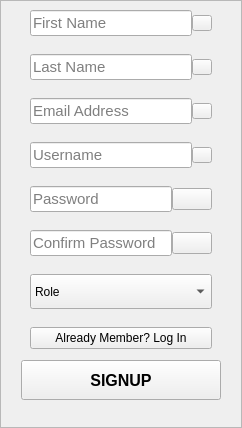
                    <widget class="QWidget" name="page_signup">
                     <layout class="QVBoxLayout" name="verticalLayout_18">
                      <property name="leftMargin">
                       <number>0</number>
                      </property>
                      <property name="topMargin">
                       <number>0</number>
                      </property>
                      <property name="rightMargin">
                       <number>0</number>
                      </property>
                      <property name="bottomMargin">
                       <number>0</number>
                      </property>
                      <item>
                       <widget class="QFrame" name="signup_frame">
                        <property name="styleSheet">
                         <string notr="true">PpagesFrameStyle</string>
                        </property>
                        <property name="frameShape">
                         <enum>QFrame::StyledPanel</enum>
                        </property>
                        <property name="frameShadow">
                         <enum>QFrame::Raised</enum>
                        </property>
                        <layout class="QVBoxLayout" name="verticalLayout_27">
                         <property name="bottomMargin">
                          <number>9</number>
                         </property>
                         <item>
                          <layout class="QVBoxLayout" name="verticalLayout_28">
                           <property name="spacing">
                            <number>18</number>
                           </property>
                           <property name="leftMargin">
                            <number>20</number>
                           </property>
                           <property name="rightMargin">
                            <number>20</number>
                           </property>
                           <item>
                            <layout class="QHBoxLayout" name="horizontalLayout_19">
                             <property name="spacing">
                              <number>0</number>
                             </property>
                             <item>
                              <widget class="QLineEdit" name="signup_firstname_lineedit">
                               <property name="minimumSize">
                                <size>
                                 <width>0</width>
                                 <height>0</height>
                                </size>
                               </property>
                               <property name="maximumSize">
                                <size>
                                 <width>16777215</width>
                                 <height>16777215</height>
                                </size>
                               </property>
                               <property name="font">
                                <font>
                                 <pointsize>11</pointsize>
                                </font>
                               </property>
                               <property name="text">
                                <string/>
                               </property>
                               <property name="placeholderText">
                                <string>First Name</string>
                               </property>
                              </widget>
                             </item>
                             <item>
                              <widget class="QPushButton" name="signup_temp_btn_1">
                               <property name="sizePolicy">
                                <sizepolicy hsizetype="Fixed" vsizetype="Fixed">
                                 <horstretch>0</horstretch>
                                 <verstretch>0</verstretch>
                                </sizepolicy>
                               </property>
                               <property name="minimumSize">
                                <size>
                                 <width>20</width>
                                 <height>16</height>
                                </size>
                               </property>
                               <property name="maximumSize">
                                <size>
                                 <width>20</width>
                                 <height>16</height>
                                </size>
                               </property>
                               <property name="styleSheet">
                                <string notr="true">PtempPushButtonStyle</string>
                               </property>
                               <property name="text">
                                <string/>
                               </property>
                              </widget>
                             </item>
                            </layout>
                           </item>
                           <item>
                            <layout class="QHBoxLayout" name="horizontalLayout_20">
                             <property name="spacing">
                              <number>0</number>
                             </property>
                             <item>
                              <widget class="QLineEdit" name="signup_lastname_lineedit">
                               <property name="minimumSize">
                                <size>
                                 <width>0</width>
                                 <height>0</height>
                                </size>
                               </property>
                               <property name="maximumSize">
                                <size>
                                 <width>16777215</width>
                                 <height>16777215</height>
                                </size>
                               </property>
                               <property name="font">
                                <font>
                                 <pointsize>11</pointsize>
                                </font>
                               </property>
                               <property name="text">
                                <string/>
                               </property>
                               <property name="placeholderText">
                                <string>Last Name</string>
                               </property>
                              </widget>
                             </item>
                             <item>
                              <widget class="QPushButton" name="signup_temp_btn_2">
                               <property name="sizePolicy">
                                <sizepolicy hsizetype="Fixed" vsizetype="Fixed">
                                 <horstretch>0</horstretch>
                                 <verstretch>0</verstretch>
                                </sizepolicy>
                               </property>
                               <property name="minimumSize">
                                <size>
                                 <width>20</width>
                                 <height>16</height>
                                </size>
                               </property>
                               <property name="maximumSize">
                                <size>
                                 <width>20</width>
                                 <height>16</height>
                                </size>
                               </property>
                               <property name="styleSheet">
                                <string notr="true">PtempPushButtonStyle</string>
                               </property>
                               <property name="text">
                                <string/>
                               </property>
                              </widget>
                             </item>
                            </layout>
                           </item>
                           <item>
                            <layout class="QHBoxLayout" name="horizontalLayout_17">
                             <property name="spacing">
                              <number>0</number>
                             </property>
                             <item>
                              <widget class="QLineEdit" name="signup_email_lineedit">
                               <property name="minimumSize">
                                <size>
                                 <width>0</width>
                                 <height>0</height>
                                </size>
                               </property>
                               <property name="maximumSize">
                                <size>
                                 <width>16777215</width>
                                 <height>16777215</height>
                                </size>
                               </property>
                               <property name="font">
                                <font>
                                 <pointsize>11</pointsize>
                                </font>
                               </property>
                               <property name="placeholderText">
                                <string>Email Address</string>
                               </property>
                              </widget>
                             </item>
                             <item>
                              <widget class="QPushButton" name="signup_temp_btn_3">
                               <property name="sizePolicy">
                                <sizepolicy hsizetype="Fixed" vsizetype="Fixed">
                                 <horstretch>0</horstretch>
                                 <verstretch>0</verstretch>
                                </sizepolicy>
                               </property>
                               <property name="minimumSize">
                                <size>
                                 <width>20</width>
                                 <height>16</height>
                                </size>
                               </property>
                               <property name="maximumSize">
                                <size>
                                 <width>20</width>
                                 <height>16</height>
                                </size>
                               </property>
                               <property name="styleSheet">
                                <string notr="true">PtempPushButtonStyle</string>
                               </property>
                               <property name="text">
                                <string/>
                               </property>
                              </widget>
                             </item>
                            </layout>
                           </item>
                           <item>
                            <layout class="QHBoxLayout" name="horizontalLayout_14">
                             <property name="spacing">
                              <number>0</number>
                             </property>
                             <item>
                              <widget class="QLineEdit" name="signup_username_lineEdit">
                               <property name="minimumSize">
                                <size>
                                 <width>0</width>
                                 <height>0</height>
                                </size>
                               </property>
                               <property name="maximumSize">
                                <size>
                                 <width>16777215</width>
                                 <height>16777215</height>
                                </size>
                               </property>
                               <property name="font">
                                <font>
                                 <pointsize>11</pointsize>
                                </font>
                               </property>
                               <property name="placeholderText">
                                <string>Username</string>
                               </property>
                              </widget>
                             </item>
                             <item>
                              <widget class="QPushButton" name="signup_temp_btn_4">
                               <property name="sizePolicy">
                                <sizepolicy hsizetype="Fixed" vsizetype="Fixed">
                                 <horstretch>0</horstretch>
                                 <verstretch>0</verstretch>
                                </sizepolicy>
                               </property>
                               <property name="minimumSize">
                                <size>
                                 <width>20</width>
                                 <height>16</height>
                                </size>
                               </property>
                               <property name="maximumSize">
                                <size>
                                 <width>20</width>
                                 <height>16</height>
                                </size>
                               </property>
                               <property name="styleSheet">
                                <string notr="true">PtempPushButtonStyle</string>
                               </property>
                               <property name="text">
                                <string/>
                               </property>
                              </widget>
                             </item>
                            </layout>
                           </item>
                           <item>
                            <layout class="QHBoxLayout" name="horizontalLayout_16">
                             <property name="spacing">
                              <number>0</number>
                             </property>
                             <item>
                              <widget class="QLineEdit" name="signup_password_lineEdit">
                               <property name="minimumSize">
                                <size>
                                 <width>0</width>
                                 <height>0</height>
                                </size>
                               </property>
                               <property name="maximumSize">
                                <size>
                                 <width>16777215</width>
                                 <height>16777215</height>
                                </size>
                               </property>
                               <property name="font">
                                <font>
                                 <pointsize>11</pointsize>
                                </font>
                               </property>
                               <property name="echoMode">
                                <enum>QLineEdit::Password</enum>
                               </property>
                               <property name="placeholderText">
                                <string>Password</string>
                               </property>
                              </widget>
                             </item>
                             <item>
                              <widget class="QPushButton" name="signup_password_eye_btn">
                               <property name="sizePolicy">
                                <sizepolicy hsizetype="Fixed" vsizetype="Fixed">
                                 <horstretch>0</horstretch>
                                 <verstretch>0</verstretch>
                                </sizepolicy>
                               </property>
                               <property name="cursor">
                                <cursorShape>PointingHandCursor</cursorShape>
                               </property>
                               <property name="styleSheet">
                                <string notr="true">PeyePushButtonStyle</string>
                               </property>
                               <property name="text">
                                <string/>
                               </property>
                               <property name="icon">
                                <iconset resource="resources/resource.qrc">
                                 <normaloff>:/resources/Icons/eye.png</normaloff>:/resources/Icons/eye.png</iconset>
                               </property>
                              </widget>
                             </item>
                            </layout>
                           </item>
                           <item>
                            <layout class="QHBoxLayout" name="horizontalLayout_18">
                             <property name="spacing">
                              <number>0</number>
                             </property>
                             <item>
                              <widget class="QLineEdit" name="signup_confirm_password_lineEdit">
                               <property name="minimumSize">
                                <size>
                                 <width>0</width>
                                 <height>0</height>
                                </size>
                               </property>
                               <property name="maximumSize">
                                <size>
                                 <width>16777215</width>
                                 <height>16777215</height>
                                </size>
                               </property>
                               <property name="font">
                                <font>
                                 <pointsize>11</pointsize>
                                </font>
                               </property>
                               <property name="echoMode">
                                <enum>QLineEdit::Password</enum>
                               </property>
                               <property name="placeholderText">
                                <string>Confirm Password</string>
                               </property>
                              </widget>
                             </item>
                             <item>
                              <widget class="QPushButton" name="signup_confirm_password_eye_btn">
                               <property name="sizePolicy">
                                <sizepolicy hsizetype="Fixed" vsizetype="Fixed">
                                 <horstretch>0</horstretch>
                                 <verstretch>0</verstretch>
                                </sizepolicy>
                               </property>
                               <property name="cursor">
                                <cursorShape>PointingHandCursor</cursorShape>
                               </property>
                               <property name="styleSheet">
                                <string notr="true">PeyePushButtonStyle</string>
                               </property>
                               <property name="text">
                                <string/>
                               </property>
                               <property name="icon">
                                <iconset resource="resources/resource.qrc">
                                 <normaloff>:/resources/Icons/eye.png</normaloff>:/resources/Icons/eye.png</iconset>
                               </property>
                              </widget>
                             </item>
                            </layout>
                           </item>
                           <item>
                            <widget class="QComboBox" name="role_comboBox">
                             <property name="enabled">
                              <bool>true</bool>
                             </property>
                             <property name="minimumSize">
                              <size>
                               <width>0</width>
                               <height>35</height>
                              </size>
                             </property>
                             <property name="maximumSize">
                              <size>
                               <width>290</width>
                               <height>16777215</height>
                              </size>
                             </property>
                             <item>
                              <property name="text">
                               <string>Role</string>
                              </property>
                             </item>
                            </widget>
                           </item>
                           <item>
                            <widget class="QPushButton" name="signup_login_btn">
                             <property name="font">
                              <font>
                               <pointsize>9</pointsize>
                              </font>
                             </property>
                             <property name="cursor">
                              <cursorShape>PointingHandCursor</cursorShape>
                             </property>
                             <property name="styleSheet">
                              <string notr="true">PpagesUnderLinePushButtonStyle</string>
                             </property>
                             <property name="text">
                              <string>Already Member? Log In</string>
                             </property>
                             <property name="flat">
                              <bool>false</bool>
                             </property>
                            </widget>
                           </item>
                          </layout>
                         </item>
                         <item>
                          <layout class="QVBoxLayout" name="verticalLayout_35">
                           <property name="spacing">
                            <number>4</number>
                           </property>
                           <property name="topMargin">
                            <number>5</number>
                           </property>
                           <item alignment="Qt::AlignHCenter">
                            <widget class="QPushButton" name="signup_btn">
                             <property name="minimumSize">
                              <size>
                               <width>200</width>
                               <height>40</height>
                              </size>
                             </property>
                             <property name="maximumSize">
                              <size>
                               <width>200</width>
                               <height>40</height>
                              </size>
                             </property>
                             <property name="font">
                              <font>
                               <pointsize>12</pointsize>
                               <weight>75</weight>
                               <bold>true</bold>
                              </font>
                             </property>
                             <property name="cursor">
                              <cursorShape>PointingHandCursor</cursorShape>
                             </property>
                             <property name="styleSheet">
                              <string notr="true">PpagesMainPushButtonStyle</string>
                             </property>
                             <property name="text">
                              <string>SIGNUP</string>
                             </property>
                            </widget>
                           </item>
                           <item>
                            <widget class="QLabel" name="signup_message_label">
                             <property name="styleSheet">
                              <string notr="true">PmessageLabelStyle</string>
                             </property>
                             <property name="text">
                              <string/>
                             </property>
                             <property name="alignment">
                              <set>Qt::AlignCenter</set>
                             </property>
                            </widget>
                           </item>
                          </layout>
                         </item>
                        </layout>
                       </widget>
                      </item>
                     </layout>
                    </widget>
